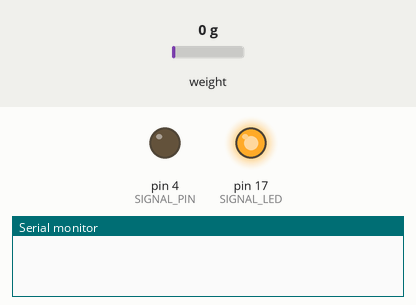
This sketch was run on a simulated Arduino Uno, built with avr-gcc and run on an emulated ATmega328P. Parts: output pins drawn as LEDs (lit = HIGH), the last lines printed to the serial monitor. Dashed ring = blinking. The test bench sets the inputs (shaded band); at power-on: weight on the scale 0 g.

Above: at 5.1 s.
At 7.5 s:
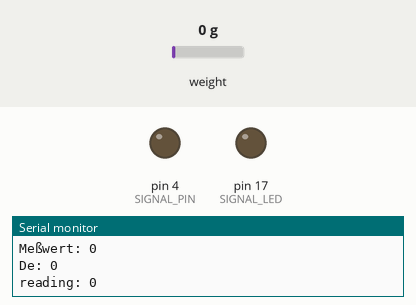
7.6 s: weight on the scale set to 4 g
9.1 s: weight on the scale set to 7 g
10.6 s: weight on the scale set to 100 g
At 10.71 s:
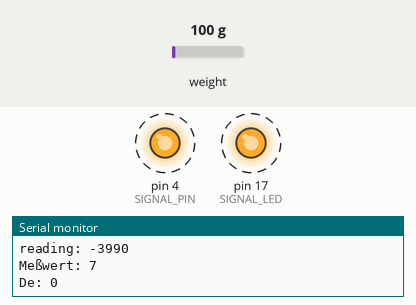
Timing chart, 0 to 13.6 s (numbered marks = the images above; inputs shaded):
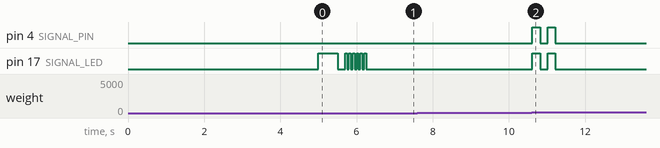

Measured:
- after the input at 10.6 s, pin 4 (SIGNAL_PIN), pin 17 (SIGNAL_LED): alternates HIGH for 0.20 s and LOW for 0.20 s, 4 changes in all, then stays LOW, starting at once

The sketch:

z_achsen_sensor_V1.1.ino
```cpp
#include "HX711.h"

#define HX711_DT_PIN 2
#define HX711_SCK_PIN 3
#define SIGNAL_PIN 4
#define SIGNAL_LED 17
#define UEBERLAST 400
#define EN_serial

long aktkraft = 0; //latest reading
long letztkraft = 0; //latest-1 reading
long vorletztkraft = 0; //latest-2 reading
long de = 0;
long threshold_Val = 5;
//long const threshold_gap = threshold_Val;
int const threshold_De = 6;

HX711 scale;

void setup()
{
  #ifdef EN_serial
    Serial.begin(115200);
  #endif
  pinMode(SIGNAL_PIN, OUTPUT);
  pinMode(SIGNAL_LED, OUTPUT);
  pinMode(HX711_SCK_PIN, OUTPUT);
  digitalWrite(HX711_SCK_PIN, LOW);
  delay(1000);
  digitalWrite(SIGNAL_PIN, LOW);
  digitalWrite(SIGNAL_LED, LOW);
  scale.begin(HX711_DT_PIN, HX711_SCK_PIN);
  if (!scale.wait_ready_retry(10))
  {
    while (1)
    {
     #ifdef EN_serial
      Serial.println("HX711 nicht bereit: ");
     #endif;
      digitalWrite(SIGNAL_LED, HIGH);
      delay(50);
      digitalWrite(SIGNAL_LED, LOW);
      delay(50);
    }
  }

  scale.set_scale(-570.f);
  delay(3000);            // pre-warm up strain gauge, reduce drifting
  scale.tare();           // reset the scale to 0
  digitalWrite(SIGNAL_LED, HIGH);
  delay(500);
  digitalWrite(SIGNAL_LED, LOW);
  delay(200);
  for (int j = 0; j <= 5; j++)
  {
    digitalWrite(SIGNAL_LED, HIGH);
    delay(50);
    digitalWrite(SIGNAL_LED, LOW);
    delay(50);
  }
}

void loop()
{
  vorletztkraft = letztkraft;
  letztkraft = aktkraft;
  aktkraft = scale.get_units(1);
  de = abs(aktkraft + vorletztkraft - (2 * letztkraft));
  if (de >= threshold_De)
  {
    digitalWrite(SIGNAL_PIN, HIGH);
    digitalWrite(SIGNAL_LED, HIGH);
    delay(200);
    digitalWrite(SIGNAL_PIN, LOW);
    digitalWrite(SIGNAL_LED, LOW);
    #ifdef EN_serial
     Serial.println("Berührung erkannt ");
    #endif;
  }
  else
  {
    digitalWrite(SIGNAL_PIN, LOW);
    digitalWrite(SIGNAL_LED, LOW);
  }

#ifdef EN_serial
  Serial.print("reading: ");
  Serial.println(scale.read());
  Serial.print("Meßwert: ");
  Serial.println(aktkraft);
  Serial.print("De: ");
  Serial.println(de);
#endif
}
```
